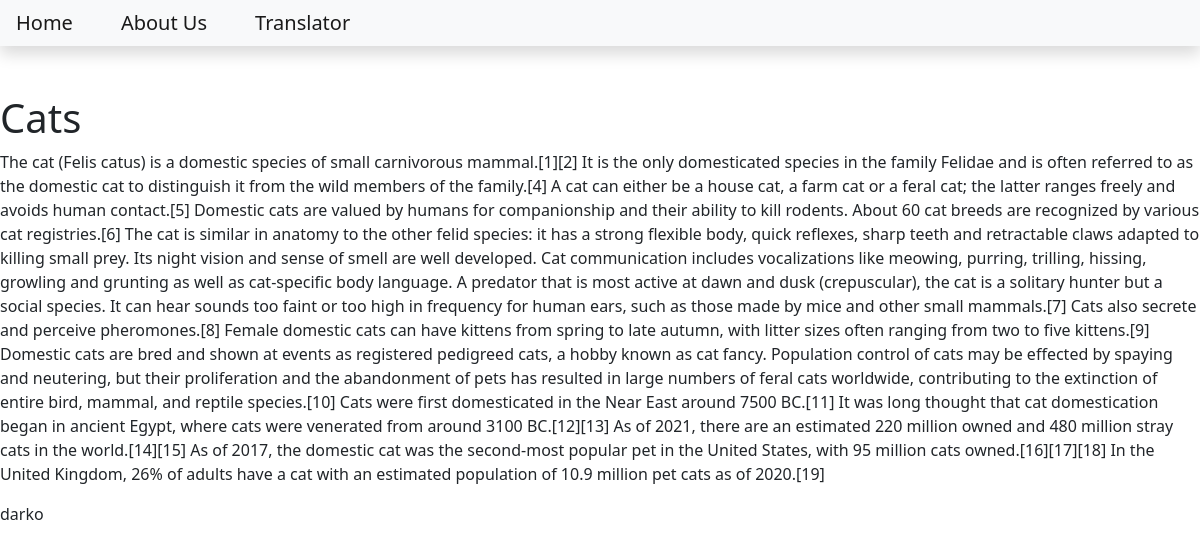
Page /cats on the committed database.
### blog/models.py (models this page shows, shortened)
class Post(models.Model):
    title = models.CharField(max_length=200)
    content = models.TextField()
    date_created = models.DateTimeField(auto_now_add=True)  #Kad objavimo neki post, izbacuje nam se trenutno vreme objave, tome sluzi auto_now_add=True
    slug = models.SlugField(max_length=200, unique=True)
    author = models.ForeignKey(to=User, on_delete=models.CASCADE)  #Parametar on_delete govori sta se desava sa korisnikom kada se izbrise iz baze podataka
    status = models.IntegerField(choices=STATUS, default=0)  #Napravio sam ovo polje koje ima izbor da bira, da li ce vrednost na izlazu biti o ili 1(to sam uradio pomocu varijable u kojoj sam definisao to)

### blog/views.py (the view)
# urls.py: path("<slug:slug>", view=views.BlogView.as_view(), name="blog_view"),
class BlogView(generic.DetailView):  #Stavio sam DetailView, jer ta klasa ima as_view() potreban za urls.py. A sve te klase su deo klase View. Ova klasa zahteva model(bazu podataka)
    model = Post
    template_name = "blog.html"

### templates/blog.html
{% extends 'base.html' %}
{% block content %}
    <h1>{{object.title}}</h1>
    <p>{{object.content}}</p>
    <p>{{object.author}}</p>
{% endblock %}

### rows in the picture
Post: title "Cats", content "The cat (Felis catus) is a domestic species of small carnivorous mammal.[1][2] It is the only domesticated species in the family Felidae and is often referred to as the domestic cat to distinguish it from the wild members of the family.[4] A cat can either be a house cat, a farm cat or a feral cat; the latter ranges freely and avoids human contact.[5] Domestic cats are valued by humans for companionship and their ability to kill rodents. About 60 cat breeds are recognized by various cat registries.[6] The cat is similar in anatomy to the other felid species: it has a strong flexible body, quick reflexes, sharp teeth and retractable claws adapted to killing small prey. Its night vision and…", author "darko"
